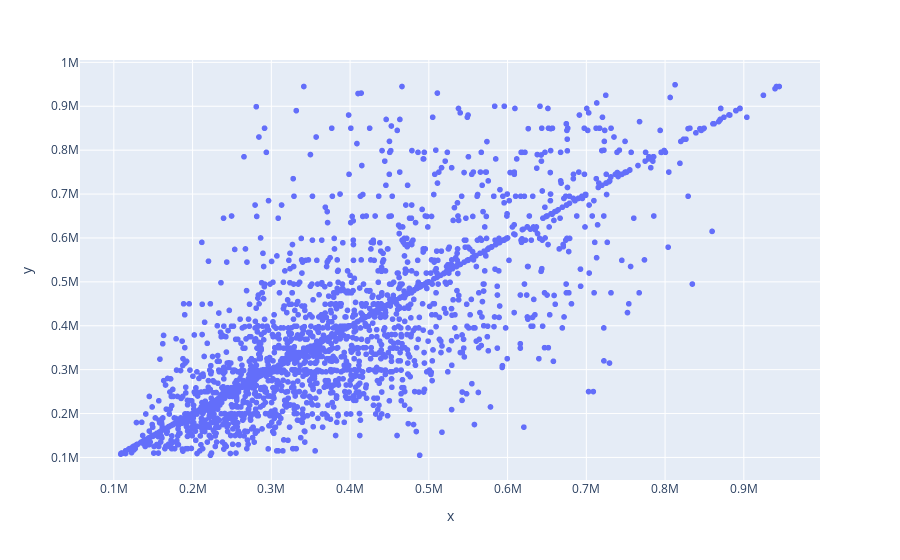

The notebook cell saved with this chart:
### Code cell
#plotting the y_test and y_pred
fig = px.scatter(x =y_pred, y=y6_test)
fig.show()

### Figure 1 — Plotly figure (JSON) as saved in the notebook; plotly's stock layout.template omitted (floating-point values rounded to 4 significant figures; data arrays with more than 128 entries replaced by an {"elided": "..."} marker saying what was removed)
{"data": [{"hovertemplate": "x=%{x}<br>y=%{y}<extra></extra>", "legendgroup": "", "marker": {"color": "#636efa", "symbol": "circle"}, "mode": "markers", "name": "", "showlegend": false, "type": "scattergl", "x": {"elided": "3588 float values"}, "xaxis": "x", "y": {"elided": "3588 int values"}, "yaxis": "y"}], "layout": {"legend": {"tracegroupgap": 0}, "margin": {"t": 60}, "xaxis": {"anchor": "y", "domain": [0, 1], "title": {"text": "x"}}, "yaxis": {"anchor": "x", "domain": [0, 1], "title": {"text": "y"}}}}
